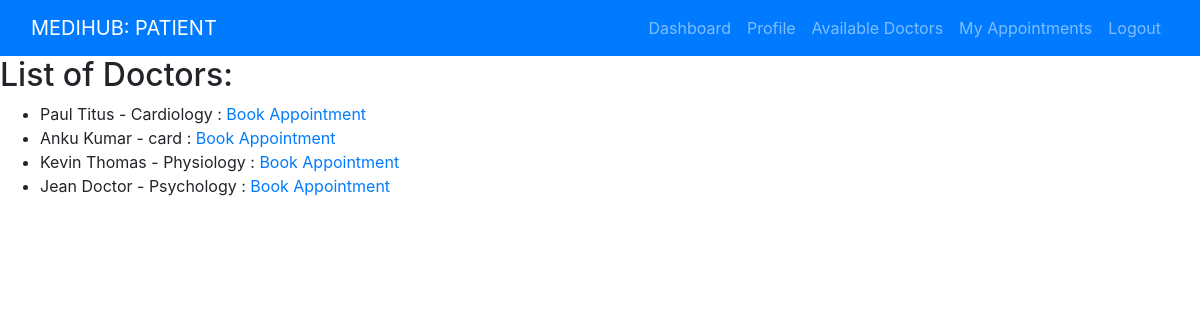
Page /patientapp/doctor_list/ (signed in) on the earlier database version.
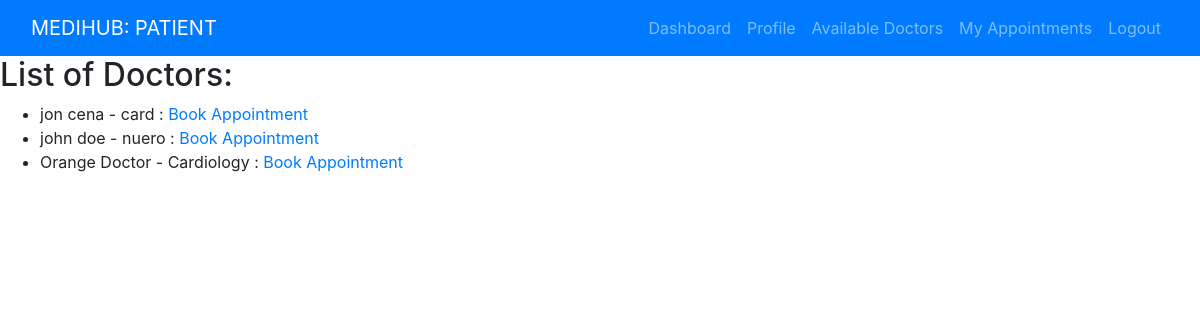
Same page on the later database version.
### hospital/models.py (models this page shows)
class Doctor(models.Model):
    GENDER_CHOICES = [
        ('M', 'Male'),
        ('F', 'Female'),
        ('X', 'Other'),
    ]
    user = models.OneToOneField(User, on_delete=models.CASCADE, null=True, blank=True)
    first_name = models.CharField(max_length=50, null=True, blank=True)
    last_name = models.CharField(max_length=50, null=True, blank=True)
    gender = models.CharField(max_length=1, choices=GENDER_CHOICES, null=True, blank=True)
    dob = models.DateField(null=True, blank=True)
    department = models.CharField(max_length=50, null=True, blank=True)
    phone = models.CharField(max_length=10, null=True, blank=True)
    address = models.TextField(max_length=400, null=True, blank=True)
    email = models.CharField(max_length=100, null=True, blank=True)
    salary_in_rs = models.IntegerField(null=True, blank=True)
    schedule = models.TextField(max_length=1000, null=True, blank=True)
    def __str__(self):
        return f'{self.first_name} {self.last_name} - {self.department}'

### patientapp/views.py (the view)
# urls.py: path('doctor_list/',views.doctorListView,name='patient_views_doctor_list'),
@login_required(login_url='patient-login')
def doctorListView(request):
    doctorList = Doctor.objects.all()
    context = {
        'list_of_doctors': doctorList,
    }
    return render(request, 'patientapp/doctor_list.html', context)

### patientapp/templates/patientapp/doctor_list.html
{% extends 'patientapp/base.html' %}
{% block content %}
<h2>List of Doctors:</h2>
<ul>
    {% for doctor in list_of_doctors %}
    <li>{{doctor}} :
        <a href="{% url 'book-appointment'  doctor.id %}">Book Appointment</a>
    </li>
    {% endfor %}
</ul>
{% endblock %}

Differences in the rows shown:
removed Doctor: first_name+last_name+department "Paul Titus - Cardiology"
removed Doctor: first_name+last_name+department "Anku Kumar - card"
changed Doctor: first_name+last_name+department "Kevin Thomas - Physiology" → "jon cena - card"
changed Doctor: first_name+last_name+department "Jean Doctor - Psychology" → "john doe - nuero"
added Doctor: first_name+last_name+department "Orange Doctor - Cardiology"
